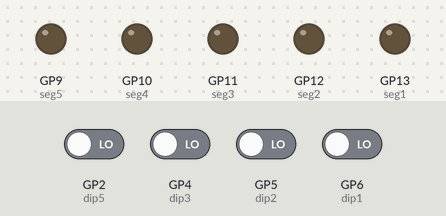
Recording of a program running on a simulated Raspberry Pi Pico running MicroPython. Shown: output pins drawn as LEDs (lit = HIGH). Dashed ring = blinking. The inputs (shaded band) are chosen by the test bench; at power-on: GP2 (dip5), GP4 (dip3), GP5 (dip2), GP6 (dip1) LOW. Random numbers come from a fixed seed.

Above: at 1.2 s.
1.3 s: GP2 (dip5) driven HIGH
At 1.7 s:
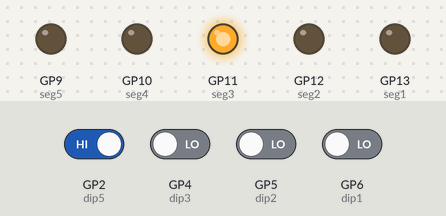
At 2.2 s:
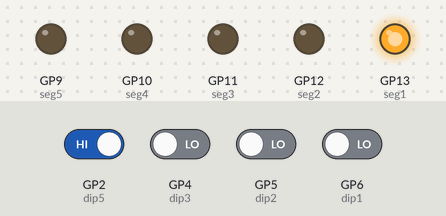
4.3 s: GP5 (dip2) driven HIGH
7.3 s: GP5 (dip2) driven LOW
10.3 s: GP2 (dip5) driven LOW
13.3 s: GP6 (dip1) driven HIGH
At 13.45 s:
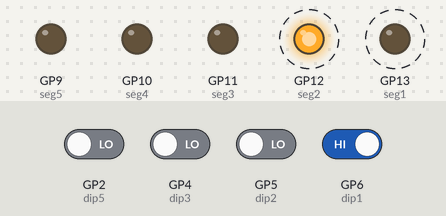
Timing chart, 0 to 17.3 s (numbered marks = the images above; inputs shaded):
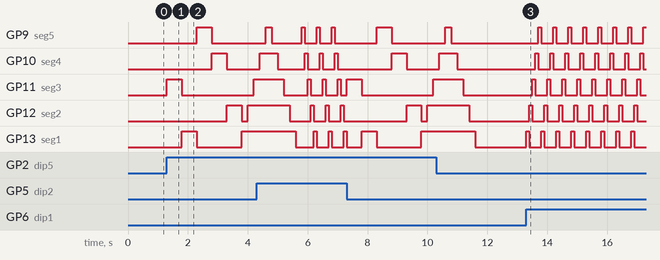

Measured:
- after the input at 1.3 s, GP9 (seg5): LOW → HIGH after 1.0 s, → LOW 0.50 s later; GP10 (seg4): LOW → HIGH after 1.5 s, → LOW 0.50 s later
- after the input at 13.3 s, GP9 (seg5): alternates HIGH for 0.10 s and LOW for 0.40 s, starting after 0.40 s; GP10 (seg4): alternates HIGH for 0.10 s and LOW for 0.40 s, starting after 0.30 s

The program:

programsLEDDIP.py
```python
from machine import Pin
import time
import random

# Set up the DIP (Dual Inline Package)

dip1 = Pin(6, Pin.IN, Pin.PULL_DOWN)
dip2 = Pin(5, Pin.IN, Pin.PULL_DOWN)
dip3 = Pin(4, Pin.IN, Pin.PULL_DOWN)
dip4 = Pin(3, Pin.IN, Pin.PULL_DOWN)
dip5 = Pin(2, Pin.IN, Pin.PULL_DOWN)

# Set up the LEDs as segments

seg1 = Pin(13, Pin.OUT)
seg2 = Pin(12, Pin.OUT)
seg3 = Pin(11, Pin.OUT)
seg4 = Pin(10, Pin.OUT)
seg5 = Pin(9, Pin.OUT)

# Put into array

segments = [seg1, seg2, seg3, seg4, seg5]

# Define new functions used in each switch

def program1():

    for led in segments:
        led.value(1)
        time.sleep(0.1)
        led.value(0)

def program2():

    for led in reversed (segments):
        led.value(1)
        time.sleep(0.1)
        led.value(0)

def program3():

    randomLED = random.randint(0,4)
    segments[randomLED].value(1)
    time.sleep(0.1)
    segments[randomLED].value(0)

def caraFirstProgram():

    seg3.value(1)
    time.sleep(0.5)
    seg3.value(0)
    seg1.value(1)
    time.sleep(0.5)
    seg1.value(0)
    seg5.value(1)
    time.sleep(0.5)
    seg5.value(0)
    seg4.value(1)
    time.sleep(0.5)
    seg4.value(0)
    seg2.value(1)
    time.sleep(0.5)
    seg2.value(0)

    for led in segments:
        led.value(1)
        time.sleep(0.2)

    for led in reversed (segments):
        led.value(0)
        time.sleep(0.2)


# Else If to run only one program

while True:

    if dip1() == 1:
        program1()

    elif dip2() == 1:
        program2()

    elif dip3() == 1 and dip4() == 1:
        program3()

    elif dip5() == 1:
        caraFirstProgram()
```
